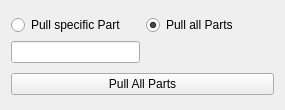
<?xml version="1.0" encoding="UTF-8"?>
<ui version="4.0">
 <class>pull_dialog</class>
 <widget class="QWidget" name="pull_dialog">
  <property name="geometry">
   <rect>
    <x>0</x>
    <y>0</y>
    <width>285</width>
    <height>110</height>
   </rect>
  </property>
  <property name="windowTitle">
   <string>Custom Clean - SnapCraft Gui</string>
  </property>
  <layout class="QVBoxLayout" name="verticalLayout">
   <item>
    <layout class="QGridLayout" name="gridLayout">
     <item row="2" column="0">
      <widget class="QLineEdit" name="part_name">
       <property name="sizePolicy">
        <sizepolicy hsizetype="Minimum" vsizetype="Fixed">
         <horstretch>0</horstretch>
         <verstretch>0</verstretch>
        </sizepolicy>
       </property>
      </widget>
     </item>
     <item row="0" column="1">
      <widget class="QRadioButton" name="all_radio">
       <property name="text">
        <string>Pull all Parts</string>
       </property>
       <property name="checked">
        <bool>true</bool>
       </property>
      </widget>
     </item>
     <item row="0" column="0">
      <widget class="QRadioButton" name="specific_pull_radio">
       <property name="text">
        <string>Pull specific Part</string>
       </property>
      </widget>
     </item>
    </layout>
   </item>
   <item>
    <widget class="QPushButton" name="pull_button">
     <property name="text">
      <string>Pull All Parts</string>
     </property>
    </widget>
   </item>
  </layout>
 </widget>
 <resources/>
 <connections/>
</ui>
